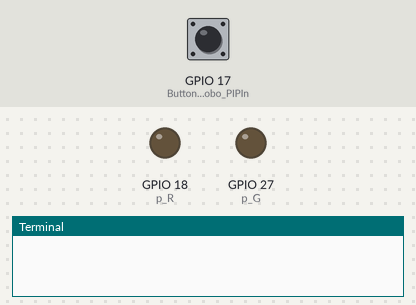
The program below on a simulated Raspberry Pi (BCM pin numbers). Parts: output pins drawn as LEDs (lit = HIGH), the last lines printed to the terminal. Inputs (shaded band) come from the test bench; at power-on: GPIO 17 (Button makerobo_PIPIn) HIGH. Threads take turns every 2 ms.

Above: at 1.2 s.
1.3 s: GPIO 17 (Button makerobo_PIPIn) pulled LOW for 0.15 s
At 2.6 s:
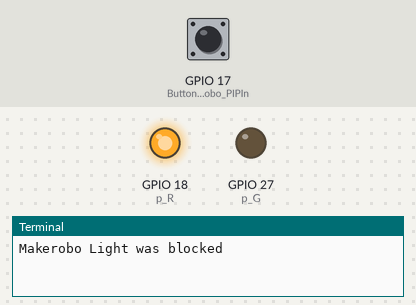
2.9 s: GPIO 17 (Button makerobo_PIPIn) pulled LOW for 3.2 s
At 3.2 s:
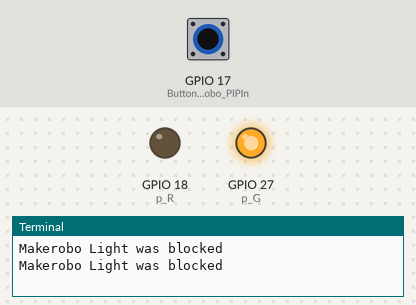
Timing chart, 0 to 7.6 s (numbered marks = the images above; inputs shaded):
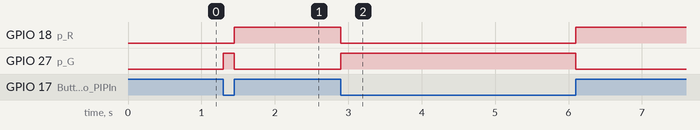

Measured:
- after the input at 1.3 s, GPIO 18 (p_R): LOW → HIGH after 0.15 s; GPIO 27 (p_G): LOW → HIGH at once, → LOW 0.15 s later
- after the input at 2.9 s, GPIO 18 (p_R): HIGH → LOW at once, → HIGH 3.2 s later; GPIO 27 (p_G): LOW → HIGH at once, → LOW 3.2 s later

The program:

RaspPi_Lesson11AreaSensor.py
```python
from gpiozero import Button
from gpiozero import LED
from time import sleep
from signal import pause
import threading


def exit_script():
    makerobo_destroy()
    exit(0)


makerobo_PIPIn = Button(17)
p_R = LED(18)
p_G = LED(27)


def pressed():
    print('Makerobo Light was blocked ')
    p_R.off()
    p_G.on()


def released():
    p_R.on()
    p_G.off()


makerobo_PIPIn.when_pressed = pressed
makerobo_PIPIn.when_released = released


def makerobo_loop():
    pause()


def makerobo_destroy():
    p_R.close()
    p_G.close()


exit_timer = threading.Timer(60, exit_script)
exit_timer.start()

if __name__ == '__main__':
    try:
        makerobo_loop()
    except KeyboardInterrupt:
        pass
    finally:
        makerobo_destroy()
```
